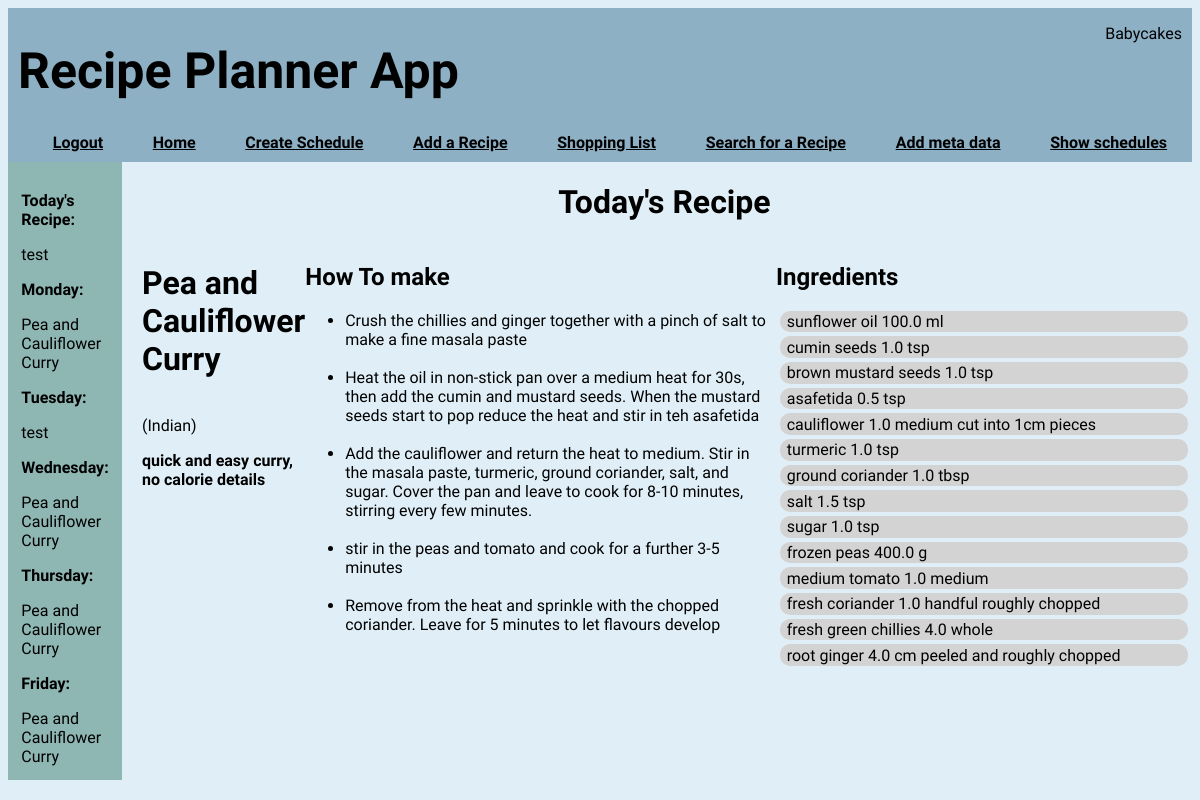
The app's page /home (signed in) with its own data.
### application/models.py (models this page shows, shortened)
class User(db.Model, UserMixin):
    id = db.Column(db.Integer, primary_key=True)
    username = db.Column(db.String(64), index=True, unique=True)
    email = db.Column(db.String(120), index=True, unique=True)
    password_hash = db.Column(db.String(128))

class Recipes(db.Model):
    id = db.Column(db.Integer, primary_key=True)
    recipe_name = db.Column(db.String(100), nullable=False)
    recipe_description = db.Column(db.String(500))
    cuisine_id = db.Column(db.Integer, db.ForeignKey('cuisine.id'))
    quantity = db.relationship('Quantity', backref="recipes")
    method = db.relationship('Method', backref='mrecipes')

class Cuisine(db.Model):
    id = db.Column(db.Integer, primary_key=True)
    cuisine_name = db.Column(db.String(50), nullable=False)
    recipe = db.relationship('Recipes', backref='cuisine')

class Method(db.Model):
    id = db.Column(db.Integer, primary_key=True)
    recipe_id = db.Column(db.Integer, db.ForeignKey('recipes.id'), nullable=False)
    step_num = db.Column(db.Integer, nullable=False)
    step = db.Column(db.String(300), nullable=False)

class Ingredients(db.Model):
    id = db.Column(db.Integer, primary_key=True)
    ingredient_name = db.Column(db.String(50), nullable=False, index=True, unique=True)
    quantity = db.relationship("Quantity", backref="ingredients")
    shoppinglist = db.relationship("ShoppingList", backref="shopping_list")

class Quantity(db.Model):
    id = db.Column(db.Integer, primary_key=True)
    recipe_id = db.Column(db.Integer, db.ForeignKey('recipes.id'), nullable=False)
    ingredient_id = db.Column(db.Integer, db.ForeignKey('ingredients.id'), nullable=False)
    ingredient_prep = db.Column(db.String(100))
    amount = db.Column(db.Float, nullable=False)
    measure = db.Column(db.Integer, db.ForeignKey('measure.id'))

class Measure(db.Model):
    id = db.Column(db.Integer, primary_key=True)
    measure = db.Column(db.String(20), nullable=False, index=True, unique=True)
    quantity = db.relationship("Quantity", backref="measurebr")
    shoppinglist = db.relationship("ShoppingList", backref="measurebr1")

### application/routes.py (the view)
@app.route('/', methods = ['GET', 'POST'])
@app.route('/home', methods = ['GET', 'POST'])
@login_required
def index():
    if check_for_schedule():
        sidebar = {
        "week" : get_weekly_recipes(),
        "recipe_of_the_day" : get_recipe_of_the_day(),
        "weekend" : weekend_or_not(),
        "day" : what_day_is_it(),
        "user" : current_user.username
        }
    else:
        sidebar = False
    total_number = Recipes.query.count()
    if datetime.today().weekday() in [0,1,2,3,4]:
        daily_recipe = Recipes.query.filter_by(id = (Schedule.query.filter_by(day_of_the_week = datetime.today().weekday()).first().recipe_id)).first()
        cuisine = Cuisine.query.filter_by(id=daily_recipe.cuisine_id).first().cuisine_name
        method_list = [m.step for m in Method.query.filter_by(recipe_id = daily_recipe.id)]
        quantities = Quantity.query.filter_by(recipe_id = daily_recipe.id).all()
        ingredient_list = []
        n = 0
        for q in quantities:
            ingredient_list.append([])
            ingredient_list[n].append(Ingredients.query.filter_by(id = q.ingredient_id).first().ingredient_name)
            ingredient_list[n].append(q.amount)
            ingredient_list[n].append(Measure.query.filter_by(id = q.measure).first().measure)
            ingredient_list[n].append(q.ingredient_prep)
            n += 1
    else:
        daily_recipe = False
        cuisine = False
        method_list = False
        quantities = False
        ingredient_list = False
    return render_template('index.html', daily_recipe=daily_recipe, total_number=total_number, cuisine=cuisine, method_list=method_list, ingredient_list=ingredient_list, sidebar=sidebar)

### application/models.py (called while the page is built)
@login.user_loader
def load_user(id):
    return User.query.get(int(id))

### application/routes.py (called while the page is built)
def get_recipe_for_day(day_number, week_n):
    if current_user.is_authenticated:
        id = Schedule.query.filter_by(day_of_the_week = day_number, user_id = current_user.id, sched_no = week_n).first()
        if id is not None:
            day_recipe = Recipes.query.filter_by(id = id.recipe_id).first()
            return day_recipe
        else:
            return Recipes.query.filter_by(id = 1).first()

def get_weekly_recipes():
    week, week2 = [], []
    for num in range(5):
         week.append(get_recipe_for_day(num, 1))
    for num in range(5):
         week2.append(get_recipe_for_day(num, 2))
    return (week, week2)

def check_for_schedule():
    if Schedule.query.filter_by(user_id = current_user.id, sched_no = 1).first() is None:
        return False
    return True

def get_recipe_of_the_day():
    if datetime.today().weekday() == 5 or datetime.today().weekday() == 6:
        recipe_of_the_day = "It's the weekend, do your own thing"
    else:
        recipe_of_the_day = Recipes.query.filter_by(id = Schedule.query.filter_by(day_of_the_week = datetime.today().weekday(), user_id = current_user.id, sched_no = 1).first().recipe_id).first().recipe_name
    return recipe_of_the_day

def weekend_or_not():
    if datetime.today().weekday() == 5 or datetime.today().weekday() == 6:
        weekend = True
    else:
        weekend = False
    return weekend

def what_day_is_it():
    day = date.today()
    day = calendar.day_name[day.weekday()]
    return day

### application/templates/index.html (shortened to what this page needs)
{% extends 'layout.html'%}
{% block body %}
    <div id="hdr">
        {% if sidebar != False %}
        <h1>Today's Recipe</h1>
        {% else %}
        <h1>No Schedule Created, you can create a schedule <a href="{{ url_for('create_weekly_schedule') }}" style="color:black">here</a></h1>
        {% endif %}
    </div>
    {% if sidebar.weekend == False and daily_recipe: %}
    <div id="innercntr">
    <div id="main">
        <div class='field2'>
            <h1>{{ daily_recipe.recipe_name }}</h1> <p>({{ cuisine }})</p>
            <b>{{ daily_recipe.recipe_description }}</b>
        </div>
        <div>
            <h2>How To make</h2>
            <ul>
                {% for m in method_list %}
                <li>{{ m }}</li><br>
                {% endfor %}
            </ul>
        </div>
    </div>
    <div id="right">
            <h2>Ingredients</h2>
            {% for q in ingredient_list %}
            <div class = "field">
                {{ q[0] }}
                {{ q[1] }}
                {{ q[2] }}
                {{ q[3] }}
            </div>
            {% endfor %}
    </div>
    {% endif %}
</div>
{% endblock body %}

### application/templates/layout.html (shortened to what this page needs)
<!DOCTYPE html>
<html lang="en">
<head>
    <link href="../static/format.css" rel="stylesheet">
</head>
<body style="font-family: Source Sans Pro, sans-serif">
    <div class="header" >
        <div style="display:flex; justify-content: space-between;">
            <h1 style="color:rgb(0, 0, 0); font-size:50px; margin-left: 10px"> Recipe Planner App</h1>
            <p style="align-self:right; margin-right: 10px;">{{ current_user.username }}</p>
        </div>
        <div id = "links">
            {% if current_user.is_anonymous %}
            <a href="{{ url_for('login') }}">Login</a>
            {% else %}
            <a href="{{ url_for('logout') }}">Logout</a>
            {% endif %}
            <a href="{{ url_for('index') }}">Home</a>
            <a href="{{ url_for('create_weekly_schedule') }}"> Create Schedule</a>
            <a href="{{ url_for('add_recipe') }}">Add a Recipe</a>
            <a href="{{ url_for('amend_shopping_list') }}">Shopping List</a>
            <a href="{{ url_for('search_recipes') }}">Search for a Recipe</a>
            <a href="{{ url_for('add_meta') }}">Add meta data</a>
            <a href="{{ url_for('show_schedule') }}">Show schedules</a>
        </div>
    </div>
    <div class="container">
        <div id="left">
            {% if sidebar != False %}
            <p><b>Today's Recipe:</b></p>
            {{ sidebar.recipe_of_the_day }}
            <p><b>Monday:</b></p>
            {{ sidebar.week[0][0].recipe_name }}
            <p><b>Tuesday:</b></p>
            {{ sidebar.week[0][1].recipe_name }}
            <p><b>Wednesday:</b></p>
            {{ sidebar.week[0][2].recipe_name }}
            <p><b>Thursday:</b></p>
            {{ sidebar.week[0][3].recipe_name }}
            <p><b>Friday:</b></p>
            {{ sidebar.week[0][4].recipe_name }}
            {% else %}
            <p>No Schedule Set</p>
            {% endif %}
        </div>
        <div id="center">
            {% block body %}
            {% endblock body %}
        </div>
    </div>
</body>
</html>

### application/static/format.css (style rules this page uses)
html { background-color: #e0eff7; }
.header { background-color:#8db0c5; width:100%; margin: 0 auto }
#links { text-align: center; display: flex; justify-content: space-around; color:white; padding-bottom: 10px; padding-left: 20px; font-weight: bold; }
#innercntr { display: flex; justify-content: space-between; }
#hdr { display: flex; align-items: center; justify-content: center; margin-right: 5px; }
#center { padding-left: 20px; }
#main { display: flex; justify-content: center; }
.field { display: flex; width: 400px; justify-content: space-between; align-items: center; background-color: lightgray; margin: 3pt; padding: 1pt; padding-left: 5pt; border-radius: 10px; }
.field2 { display: flex; flex-flow: column; width: auto; justify-content: flex-start; align-items: flex-start; }
.container { display: flex; width : 100%; }
#left { max-width: 40%; padding: 10pt; background-color: #8eb6b3; }
#main { padding-right: 10px; }

### application/templates/layout.html (style rules this page uses)
a { color:rgb(0, 0, 0) }

### records on screen
User: username "Babycakes"
Recipes: recipe_of_the_day "test", recipe_name "test"
Recipes: recipe_name "Pea and Cauliflower Curry", recipe_description "quick and easy curry, no calorie details"
Cuisine: cuisine_name "Indian"
Method: step "Crush the chillies and ginger together with a pinch of salt to make a fine masala paste"
Method: step "Heat the oil in non-stick pan over a medium heat for 30s, then add the cumin and mustard seeds. When the mustard seeds start to pop reduce the heat and stir in teh asafetida"
Method: step "Add the cauliflower and return the heat to medium. Stir in the masala paste, turmeric, ground coriander, salt, and sugar. Cover the pan and leave to cook for 8-10 minutes, stirring every few minutes."
Method: step "stir in the peas and tomato and cook for a further 3-5 minutes"
Method: step "Remove from the heat and sprinkle with the chopped coriander. Leave for 5 minutes to let flavours develop"
Ingredients: ingredient_name "sunflower oil"
Quantity: amount "100.0"
Measure: measure "ml"
Ingredients: ingredient_name "cumin seeds"
Quantity: amount "1.0"
Measure: measure "tsp" "tsp" "tsp" "tsp" "tsp" "tsp"
Ingredients: ingredient_name "brown mustard seeds"
Quantity: amount "1.0"
Ingredients: ingredient_name "asafetida"
Quantity: amount "0.5"
Ingredients: ingredient_name "cauliflower"
Quantity: amount "1.0", ingredient_prep "cut into 1cm pieces"
Measure: measure "medium" "medium"
Ingredients: ingredient_name "turmeric"
Quantity: amount "1.0"
Ingredients: ingredient_name "ground coriander"
Quantity: amount "1.0"
Measure: measure "tbsp"
Ingredients: ingredient_name "salt"
Quantity: amount "1.5"
Ingredients: ingredient_name "sugar"
Quantity: amount "1.0"
Ingredients: ingredient_name "frozen peas"
Quantity: amount "400.0"
Ingredients: ingredient_name "medium tomato"
Quantity: amount "1.0"
Ingredients: ingredient_name "fresh coriander"
Quantity: amount "1.0", ingredient_prep "roughly chopped"
Measure: measure "handful"
Ingredients: ingredient_name "fresh green chillies"
Quantity: amount "4.0"
Measure: measure "whole"
Ingredients: ingredient_name "root ginger"
Quantity: amount "4.0", ingredient_prep "peeled and roughly chopped"
Measure: measure "cm"

### other values on screen
{{ q[2] }} "g"
